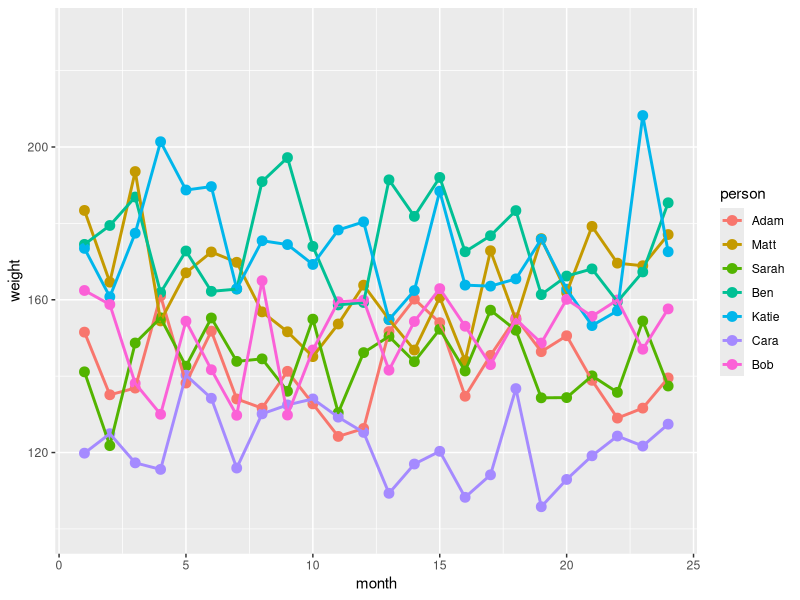

Generate this figure with R: (Note: this script raises an error after producing the figure.)
library(ggplot2)

######################## Make data frame for plot ######################
# Set the seed for reproducibility
set.seed(123)

# Define the number of months
months <- 24
# Define person names
person_names <- c("Adam", "Matt", "Sarah", "Ben", "Katie", "Cara", "Bob")

# Create a data frame with repeating months and corresponding person names
df <- expand.grid(month = 1:months, person = person_names)

# Assign initial weights randomly within a realistic range, say 120 to 180 lbs
initial_weights <- runif(length(person_names), min = 120, max = 180)

# Map initial weights to persons
weights_map <- setNames(initial_weights, person_names)

# Assign base weight to each person
df$weight <- weights_map[as.character(df$person)]

# Apply a personal variation (~20%)
df$weight <- df$weight * (1 + runif(nrow(df), -0.1, 0.1))

# Apply monthly fluctuation (~10%)
monthly_fluctuation <- 0.1

# Modify weights per month to introduce mild fluctuations
for (i in 1:nrow(df)) {
  # Simulate monthly weight fluctuation
  fluctuation <- df$weight[i] * runif(1, -monthly_fluctuation, monthly_fluctuation)
  df$weight[i] <- df$weight[i] + fluctuation
}

# Convert 'person' column to a factor to make it categorical
df$person <- factor(df$person)
######################## Make data frame for plot ######################

######################## Make ggplot object ######################
plt <- ggplot(df, mapping = aes(x = month, y = weight)) +
scale_y_continuous(limits = c(100, 230))
######################## Make ggplot object ######################

######################## Example plot with default ggplot colors ######################
plt +
  geom_point(aes(color = person), size = 3) +
  geom_line(aes(color = person), linewidth = 1)
######################## Example plot with default ggplot colors ######################

######################## testing: call them in the same way we would with any scale_*() function in {ggplot2}
plt +
 geom_point(aes(colour = person), size = 3) +
  geom_line(aes(color = person), linewidth = 1) +
  scale_colour_cvi_d("cb7")
######################## testing: call them in the same way we would with any scale_*() function in {ggplot2}

